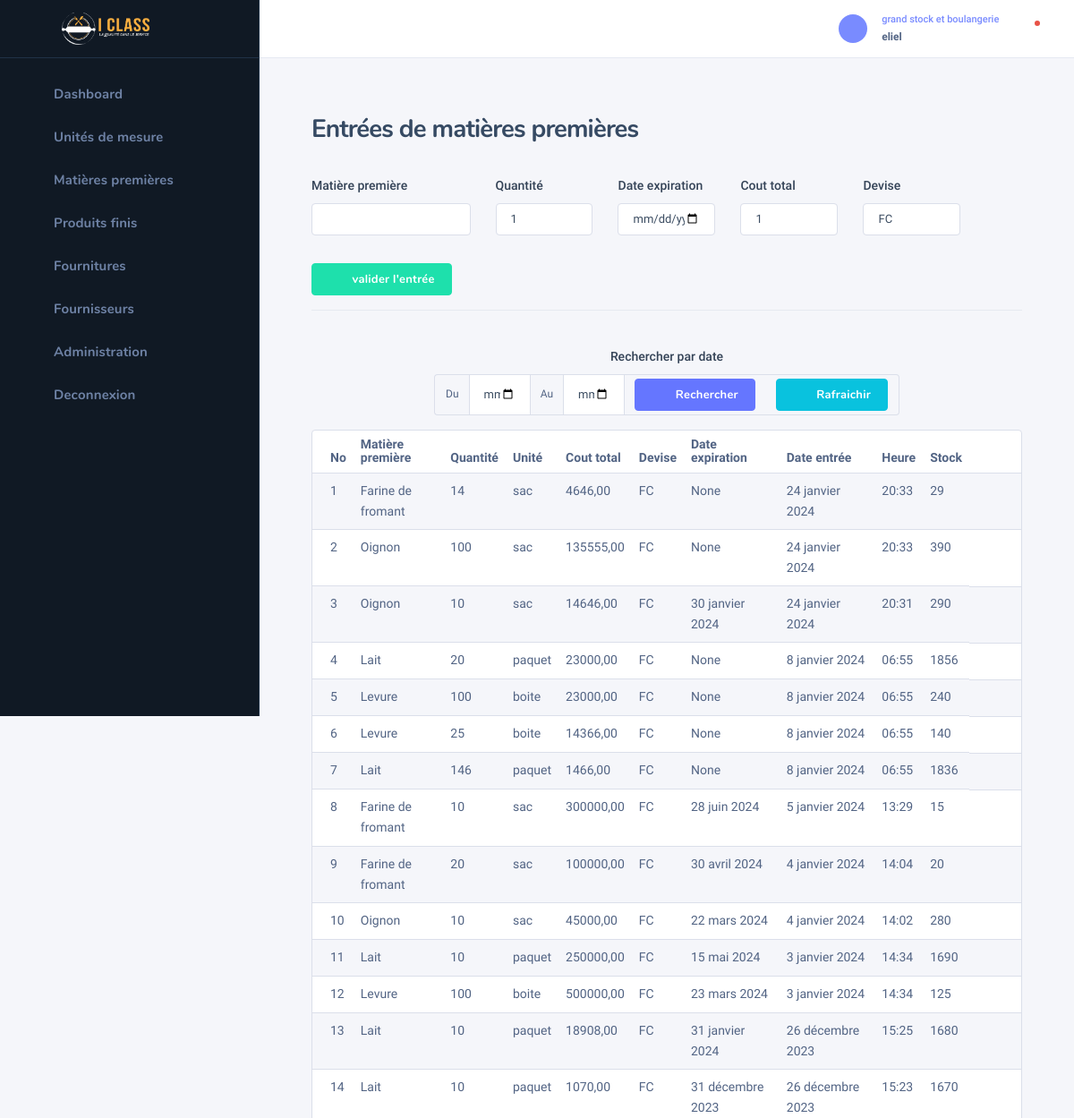
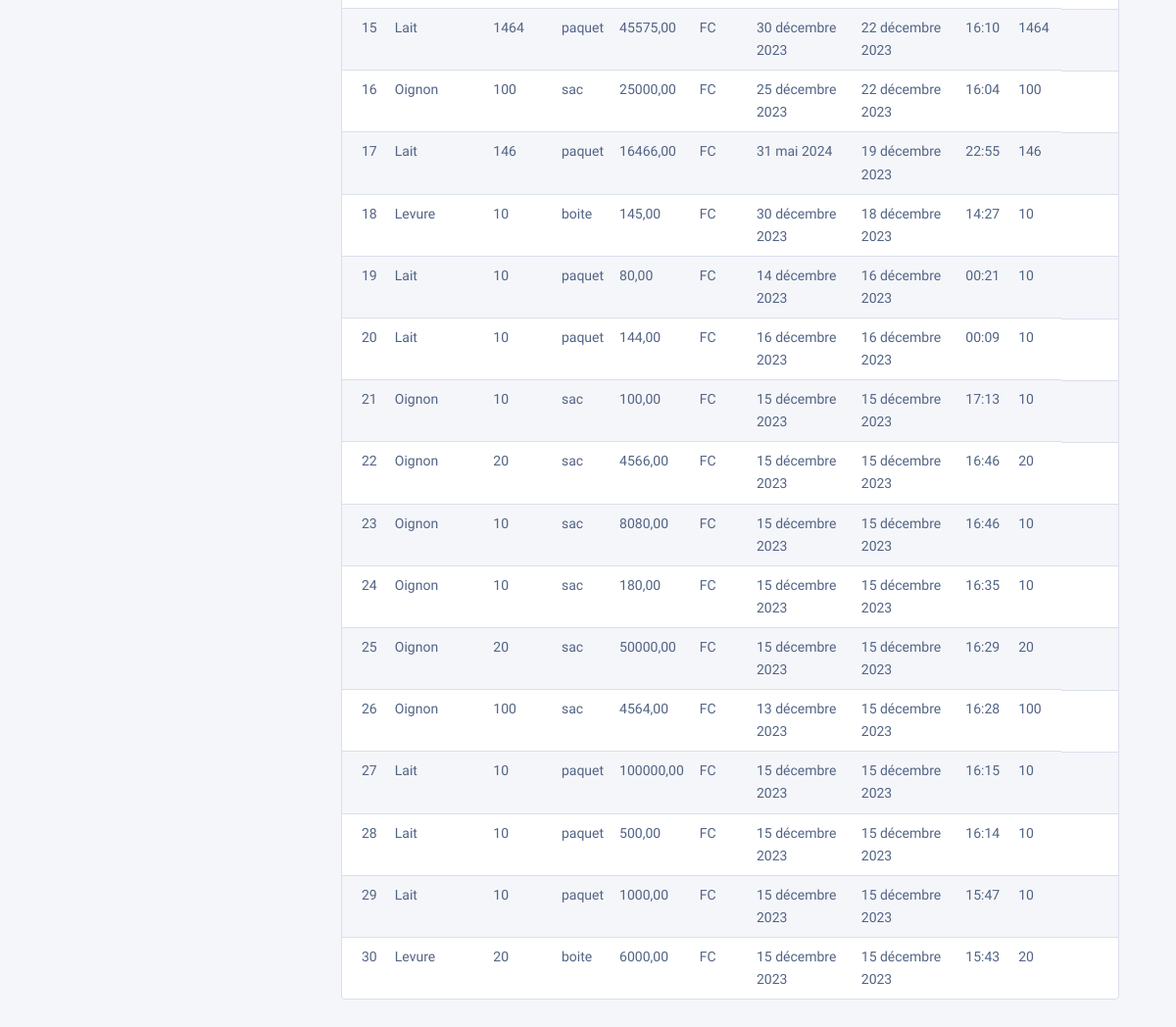
The page /bakery/entree_mp/ (signed in) on the database as committed earlier (2 pictures, top to bottom).
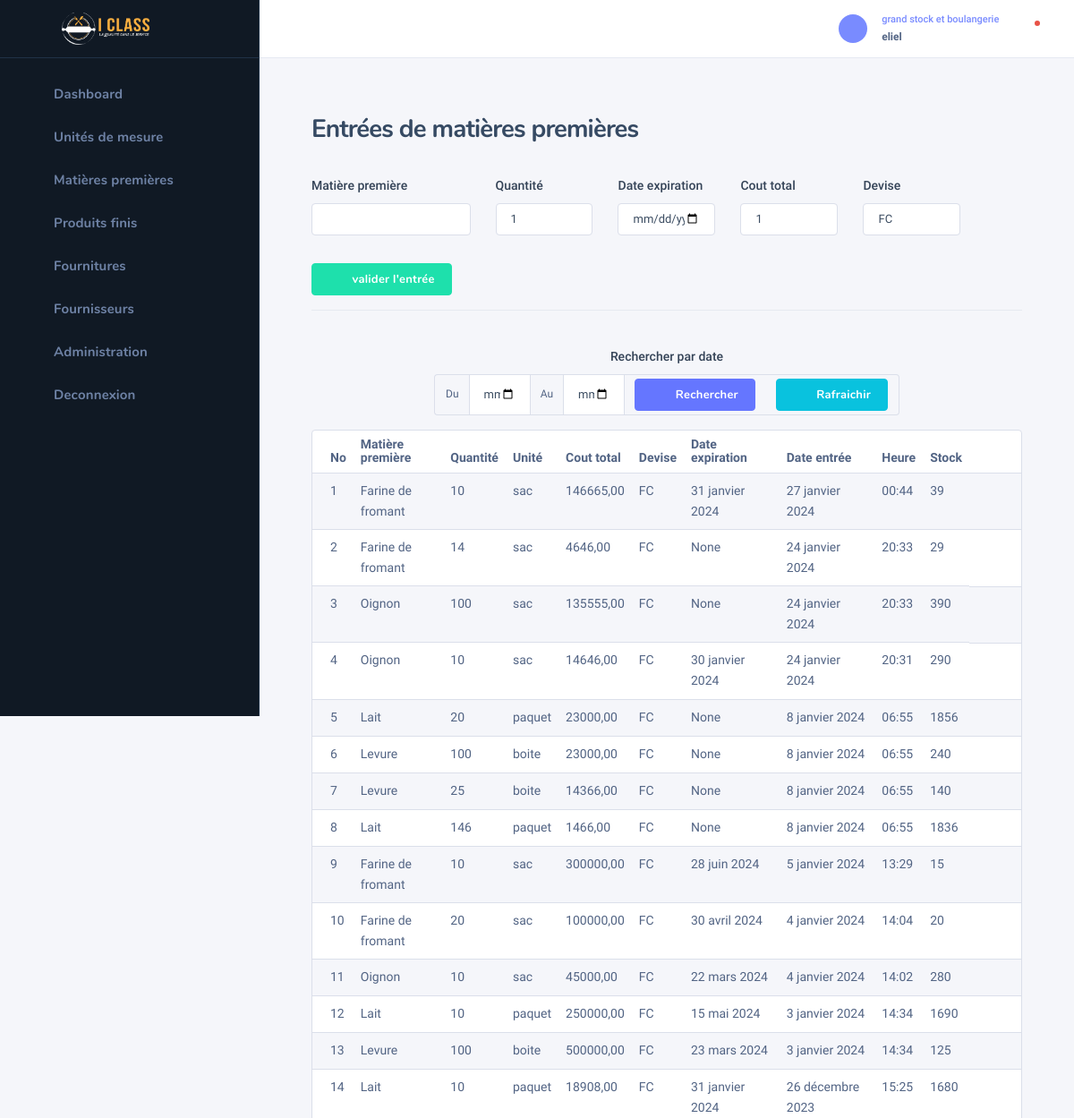
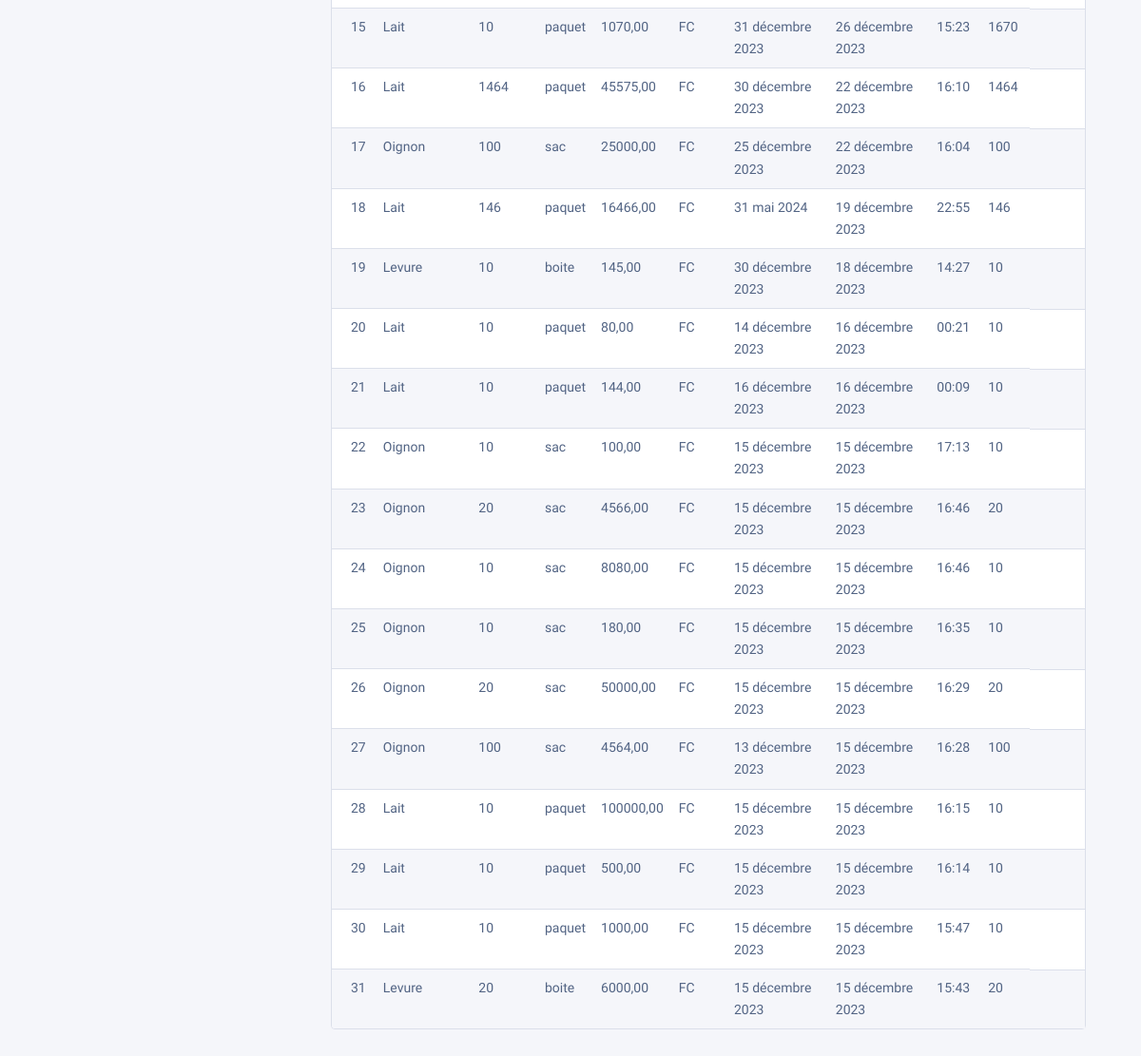
The same page on the database as committed later (2 pictures, top to bottom).
### bakery/models.py (models this page shows, shortened)
class EntreeMp(models.Model):
    class Meta:
        verbose_name = "Entrées de matière première"
    matiere_premiere = models.ForeignKey(MatierePremiere, on_delete=models.CASCADE, null=True, verbose_name="matière première")
    qts = models.IntegerField()
    date = models.DateField(auto_now_add=True, null=True)
    heure = models.TimeField(auto_now_add=True, null=True)
    date_exp = models.DateField(null=True, blank=True, verbose_name="date expiration")
    price = models.DecimalField(max_digits=10, decimal_places=2, null=True, verbose_name="cout total")
    devise = models.CharField(max_length=25, choices=devises, default=devises[1][0])
    completed = models.BooleanField(default=False)
    added_at = models.DateTimeField(auto_now_add=True, null=True)
    is_read_expired = models.BooleanField(default=False)
    taux = models.DecimalField(max_digits=10, decimal_places=2, null=True, blank=True, default=0)
    @property
    def in_stock(self):
        total = 0
        entries = EntreeMp.objects.filter(added_at__lt=self.added_at, matiere_premiere=self.matiere_premiere)
        outs = SortieMp.objects.filter(added_at__lt=self.added_at, matiere_premiere=self.matiere_premiere)
        for entry in entries:
            total += entry.qts
        for o in outs:
            total -= o.qts
        return total + self.qts

class MatierePremiere(models.Model):
    class Meta:
        verbose_name = "Matière première"
    libelle = models.CharField(max_length=255)
    description = models.TextField()
    unite = models.ForeignKey(Unite, on_delete=models.CASCADE)
    critic_qts = models.IntegerField(default=0, blank=True, null=True)
    total_entry = models.IntegerField(default=0, blank=True, null=True)
    total_out = models.IntegerField(default=0, blank=True, null=True)
    type_mp = models.CharField(choices=types_produit, max_length=100, null=True, blank=True, verbose_name="type de matière")

class Unite(models.Model):
    class Meta:
        verbose_name = "Unité de mésure"
    name = models.CharField(max_length=255)

class SortieMp(models.Model):
    class Meta:
        verbose_name = "Sortie de matière première"
    matiere_premiere = models.ForeignKey(MatierePremiere, on_delete=models.CASCADE, null=True)
    qts = models.IntegerField()
    date = models.DateField(auto_now_add=True, null=True)
    heure = models.TimeField(auto_now_add=True, null=True)
    completed = models.BooleanField(default=False)
    added_at = models.DateTimeField(auto_now_add=True, null=True)

### auth_user/decorators.py (the view)
        def wrapper_func(request, *args, **kwargs):
            if request.user.userhasrole.role.name in allowed_roles:
                return view_func(request, *args, **kwargs)
            elif request.user.userhasrole.role.name not in allowed_roles:
                return HttpResponse("Permission non accordée !")
            return wrapper_func(request, *args, **kwargs)

### bakery/views.py (called while the page is built, shortened)
@login_required(login_url='login')
@allowed_users(allowed_roles=['grand stock et boulangerie'])
def entree_mp(request):
    mps = MatierePremiere.objects.all()
    entries = EntreeMp.objects.all().order_by('-id')
    date1 = None
    date2 = None
    return render(request, 'bakery/entree_mp.html',
                  context={'mps': mps, 'entries': entries, 'date1': date1, 'date2': date2})

### templates/bakery/entree_mp.html (shortened to what the changed rows need)
{% extends 'bakery/base_bakery.html' %}
{% load static %}
{% block content %}
    <div class="nk-wrap">
        <div class="nk-content">
            <div class="nk-content ">
                <div class="container-fluid">
                    <div class="nk-content-inner">
                        <div class="nk-content-body">
                            <div class="nk-block">
                                <div class="card card-bordered">
                                    <div class="card-inner-group">
                                        <div class="card-inner p-0">
                                            <table class="datatable-init-export nowrap table table-striped"
                                                   data-export-title="Export">
                                                <thead>
                                                <tr>
                                                    <th>No</th>
                                                    <th>Matière première</th>
                                                    <th>Quantité</th>
                                                    <th>Unité</th>
                                                    <th>Cout total</th>
                                                    <th>Devise</th>
                                                    <th>Date expiration</th>
                                                    <th>Date entrée</th>
                                                    <th>Heure</th>
                                                    <th>Stock</th>
                                                    <th></th>
                                                </tr>
                                                </thead>
                                                <tbody>
                                                {% for entry in entries %}
                                                    <tr>
                                                        <td>{{ forloop.counter }}</td>
                                                        <td>{{ entry.matiere_premiere.libelle }}</td>
                                                        <td>{{ entry.qts }}</td>
                                                        <td>{{ entry.matiere_premiere.unite.name }}</td>
                                                        <td>{{ entry.price }}</td>
                                                        <td>{{ entry.devise }}</td>
                                                        <td>{{ entry.date_exp }}</td>
                                                        <td>{{ entry.date }}</td>
                                                        <td>{{ entry.heure }}</td>
                                                        <td>{{ entry.in_stock }}</td>
                                                        <td class="center">
                                                            <ul class="nk-tb-actions gx-1 my-n1">
                                                                <li class="me-n1">
                                                                    <div class="dropdown">
                                                                        <a href="#"
                                                                           class="dropdown-toggle btn btn-icon btn-trigger"
                                                                           data-bs-toggle="dropdown"><em
                                                                                class="icon ni ni-more-h"></em></a>
                                                                    </div>
                                                                </li>
                                                            </ul>
                                                        </td>
                                                    </tr>
                                                {% endfor %}
                                                </tbody>
                                            </table>
                                        </div>
                                    </div>
                                </div>
                            </div>
                        </div>
                    </div>
                </div>
            </div>
        </div>
    </div>
{% endblock %}

Rows that differ between the two databases and show on the page:
added EntreeMp: matiere_premiere.libelle "Farine de fromant", qts "10", matiere_premiere.unite.name "sac", price "146665,00", devise "FC", date_exp "31 janvier 2024", date "27 janvier 2024", heure "00:44", in_stock "39"
